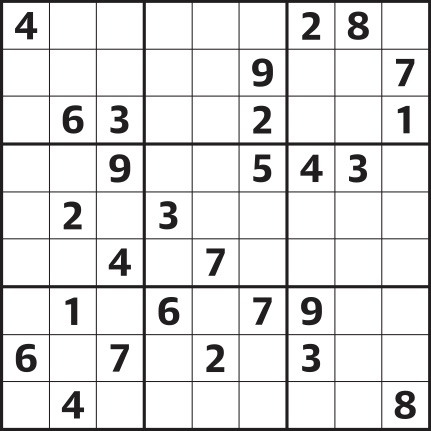
#> input picture sudoku.jpg, 431 x 431 px, found by its file name
$ jupyter execute --allow-errors sudoku_solver.ipynb
#> lines starting #> are read from the running program, lines starting #| are printed output that depends on the picture; after the words box and inside, x2 and y2 are one past the last pixel; in counts of white or black regions, pixels touching at a corner belong together
[cell 1]
# [15 lines of commented-out code are left out]

[cell 2]
from google.colab import drive
drive.mount('/content/drive',force_remount=True)

[cell 3]
import numpy as np
import matplotlib.pyplot as plt
from tensorflow import keras
from keras.datasets import mnist
from keras.models import Sequential
from keras.layers import Dense, Conv2D, MaxPooling2D, Flatten
from keras.utils import to_categorical

#> (a cell that did not finish here is left out)

#> (a cell that did not finish here is left out)

#> (a cell that did not finish here is left out)

[cell 7]
import cv2
sudoku_a = cv2.imread('/content/drive/MyDrive/Sem-4/PSC/IA/sudoku.jpg') #provide path for the input sudoku puzzle image
#> sudoku_a is the input picture: shape (431, 431, 3); mean B, G, R 226.4, 226.2, 226.6
plt.figure()
plt.imshow(sudoku_a)
plt.show()

[cell 8]
#resizing the image in a square and preprocessing it
sudoku_a = cv2.resize(sudoku_a, (450,450))
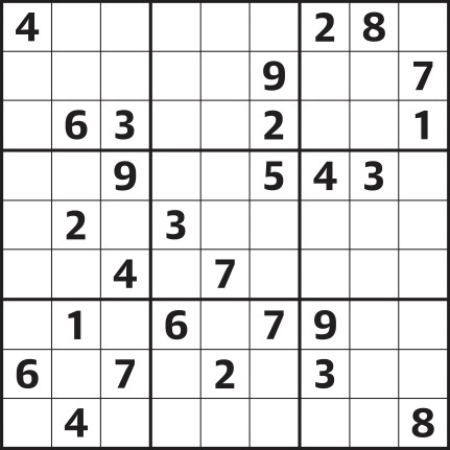
#> sudoku_a: shape (450, 450, 3); mean B, G, R 226.4, 226.2, 226.5

def preprocess(image):
  gray = cv2.cvtColor(image, cv2.COLOR_BGR2GRAY) #converting the color to gray scale
  blur = cv2.GaussianBlur(gray, (3,3), 6) #low pass filter which removes high-frequency components(i.e. noise)
  threshold_img = cv2.adaptiveThreshold(blur, 255, 1, 1, 11, 2) #will convert the image to gray adaptively with varying lighting conditions
  return threshold_img

threshold = preprocess(sudoku_a)
#> in preprocess, `blur = cv2.GaussianBlur(gray, (3,3), 6)`:
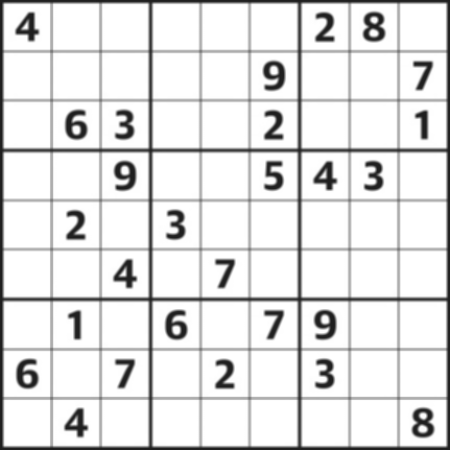
#> blur: shape (450, 450); min 29, max 255, mean 226.3
#> in preprocess, `threshold_img = cv2.adaptiveThreshold(blur, 255, 1, 1, 11, 2)`:
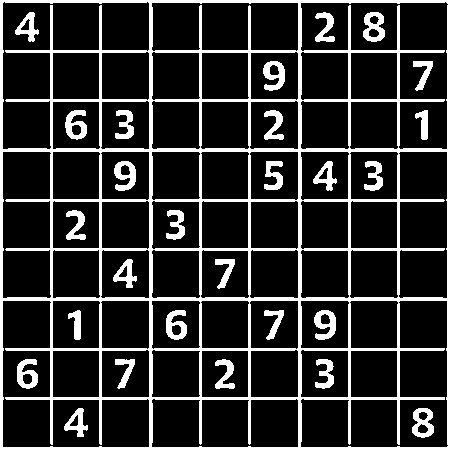
#> threshold_img: shape (450, 450); 17.8% white; 28 white regions, largest, box (x1, y1, x2, y2) and area: (0, 0, 450, 450) 27239, (363, 12, 385, 42) 407, (114, 161, 136, 191) 403
plt.figure()
plt.imshow(threshold)
plt.show()

[cell 9]
#finding the biggest contour(outline) of puzzle
contour_1 = sudoku_a.copy()
contour_2 = sudoku_a.copy()
contour, hierarchy = cv2.findContours(threshold, cv2.RETR_EXTERNAL, cv2.CHAIN_APPROX_SIMPLE) #to find the biggest contour
#> contour = [[[0, 0], [0, 449], [449, 449], [449, 0]]]
cv2.drawContours(contour_1, contour, -1, (0,255,0), 3) #drawing the biggest contour
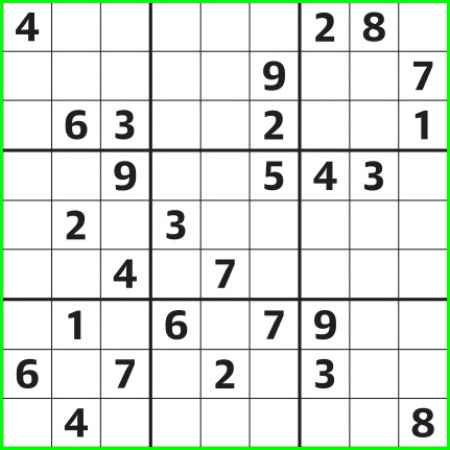
#> contour_1: shape (450, 450, 3); 2.65% of pixels changed, all inside (x1, y1, x2, y2) = (0, 0, 450, 450)
plt.figure()
plt.imshow(contour_1)
plt.show()

[cell 10]
#alligning the puzzle if it's not
def main_outline(contour):
  biggest = np.array([])
  max_area = 0
  for i in contour:
    area = cv2.contourArea(i) #calculating area of contours
    if area > 50:
      peri = cv2.arcLength(i, True) #calculating perimeter
      approx = cv2.approxPolyDP(i, 0.02*peri, True) #to approximate the shape of contour
      if area > max_area and len(approx) == 4:
        biggest = approx
        max_area = area
  return biggest, max_area #ww will get the four points of the biggest contour

def reframe(points): #will arrange the points obtained in the biggest for the warp
  points = points.reshape((4, 2))
  points_new = np.zeros((4, 1, 2), dtype = np.int32)
  add = points.sum(1)
  points_new[0] = points[np.argmin(add)]
  points_new[3] = points[np.argmax(add)]
  diff = np.diff(points, axis = 1)
  points_new[1] = points[np.argmin(diff)]
  points_new[2] = points[np.argmax(diff)]
  return points_new

black_img = np.zeros((450, 450, 3), np.uint8)
biggest, maxArea = main_outline(contour)
#> the loop in main_outline, `for i in contour:` made 1 pass
#> (area, peri, biggest, max_area) on pass 1: (201601, 1796, [[0, 0], [0, 449], [449, 449], [449, 0]], 201601)
#> after the loop in main_outline, `for i in contour:`: max_area = 201601
#> biggest = [[0, 0], [0, 449], [449, 449], [449, 0]]; maxArea = 201601
if biggest.size != 0:
  biggest = reframe(biggest)
#> in reframe, `points = points.reshape((4, 2))`: points = [[0, 0], [0, 449], [449, 449], [449, 0]]
#> in reframe, `add = points.sum(1)`: add = [0, 449, 898, 449]
#> in reframe, `diff = np.diff(points, axis = 1)`: diff = [0, 449, 0, -449]
#> biggest = [[0, 0], [449, 0], [0, 449], [449, 449]]
  cv2.drawContours(contour_2, biggest, -1, (0, 255, 0), 10)
  pts1 = np.float32(biggest) #gives the points of the image
#> pts1 = [[0, 0], [449, 0], [0, 449], [449, 449]]
  pts2 = np.float32([[0, 0], [450, 0], [0, 450], [450, 450]]) #how should be the image alligned
  matrix = cv2.getPerspectiveTransform(pts1, pts2) #alligning the image properly i.e. it will transform images from / \ to | |
#> matrix = [[1, 0, 0], [0, 1, 0], [0, 0, 1]]
  imagewrap = cv2.warpPerspective(sudoku_a, matrix, (450, 450)) #to fit the sudoku_a image with the matrix calculated as above
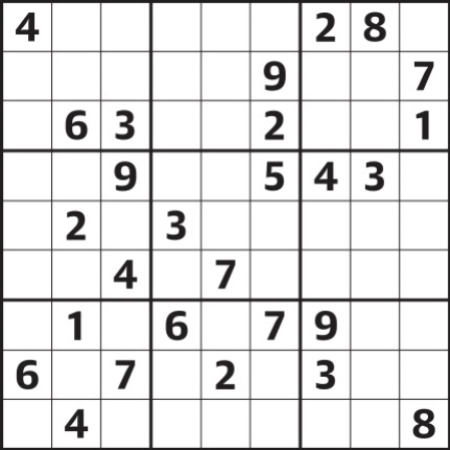
#> imagewrap: shape (450, 450, 3); mean B, G, R 227.3, 227.1, 227.5
  imagewrap = cv2.cvtColor(imagewrap, cv2.COLOR_BGR2GRAY)
#> imagewrap: shape (450, 450)

plt.figure()
plt.imshow(imagewrap)
plt.show()

[cell 11]
#from google.colab.patches import cv2_imshow
def splitcells(img):
  rows = np.vsplit(img, 9)
  boxes = []
  for r in rows:
    cols = np.hsplit(r, 9)
    for box in cols:
      boxes.append(box)
  print(len(boxes))
  return boxes

sudoku_cell = splitcells(imagewrap)
#> in splitcells, `rows = np.vsplit(img, 9)`: rows = 9 items
#> the loop in splitcells, `for r in rows:` made 9 passes
#> after the loop in splitcells, `for r in rows:`: boxes = 81 items
#| 81
#> sudoku_cell = 81 items
plt.figure()
plt.imshow(sudoku_cell[0]) #will give columns
plt.show()
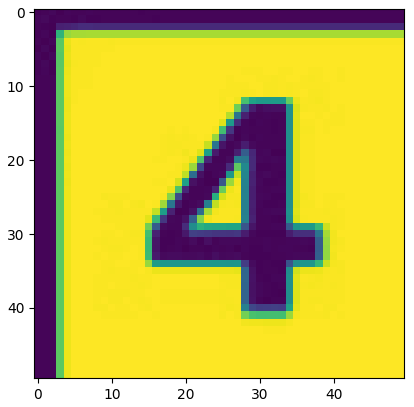
#> figure drawn by matplotlib, 1 panel

[cell 12]
from PIL import Image
def CropCell(cells):
    Cells_croped = []
    for image in cells:
        img = np.array(image)
        img = img[4:46, 6:46]
        img = Image.fromarray(img)
        Cells_croped.append(img)
    return Cells_croped
sudoku_cell_croped= CropCell(sudoku_cell)
#> the loop in CropCell, `for image in cells:` made 81 passes
#> pass 1, in CropCell, `img = img[4:46, 6:46]`:
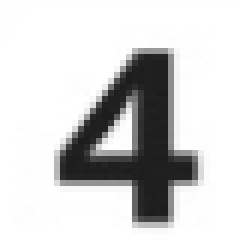
#> img: shape (42, 40) (shown 6 times larger); min 29, max 255, mean 211.5
#> pass 2, in CropCell, `img = np.array(image)`:
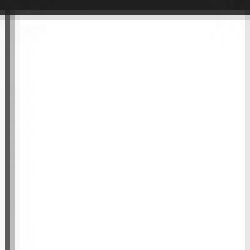
#> img: shape (50, 50) (shown 5 times larger); min 29, max 255, mean 236.4
#> sudoku_cell_croped = 81 items
#Let's have alook at the last cell
plt.figure()
plt.imshow(sudoku_cell_croped[0])
plt.show()
